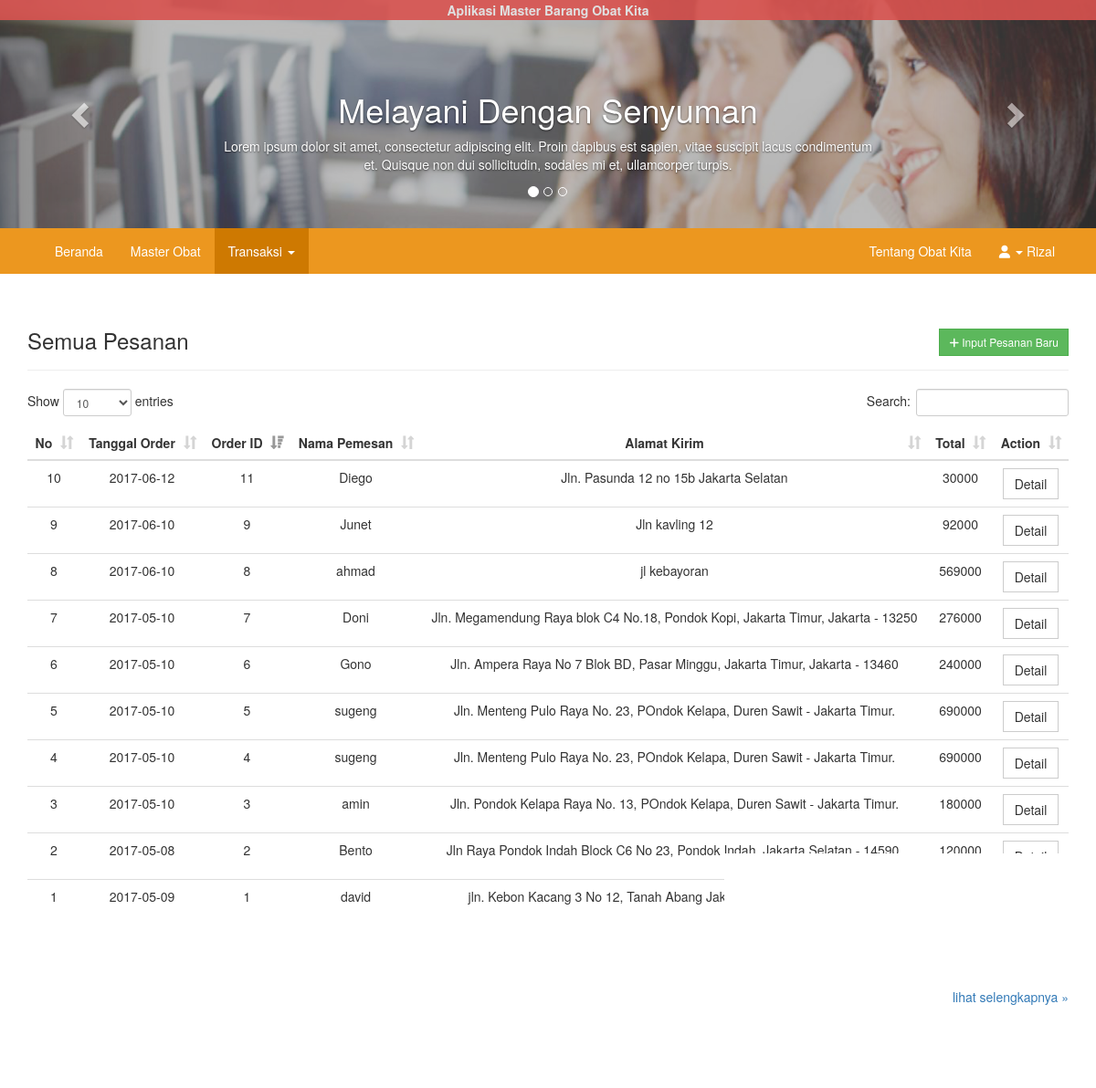
Page /transaksi/daftarpesanan.php (signed in) on the committed database.
### tables this page shows
CREATE TABLE `orders` (
  `order_id` int(11) NOT NULL,
  `order_StatBayar` int(1) NOT NULL,
  `order_tanggal` date DEFAULT NULL,
  `order_qty` int(11) NOT NULL,
  `cus_id` int(11) DEFAULT NULL,
  `obat_id` int(11) DEFAULT NULL
);

CREATE TABLE `customer` (
  `cus_id` int(11) NOT NULL,
  `cus_nama` varchar(255) NOT NULL,
  `cus_alamat` text NOT NULL
);

CREATE TABLE `obat` (
  `obat_id` int(11) NOT NULL,
  `obat_nama` varchar(255) NOT NULL,
  `obat_qty` int(4) NOT NULL,
  `obat_harga` int(11) NOT NULL
);

### transaksi/daftarpesanan.php (the view, shortened to what this page needs)
<?php
	include_once("./../services/config.php");
?>
<!DOCTYPE HTML>
<html>
<head>
	<link rel="stylesheet" href="./../assets/css/bootstrap.min.css">
	<link rel="stylesheet" href="./../assets/css/font-awesome.css">
	<link rel="stylesheet" href="./../assets/css/jquery.dataTables.min.css">
	<link rel="stylesheet" href="./../assets/css/style.css">
</head>
<body>
<div id="wrapper">
	<?php
		include './../include/headerlv2.php';
		include './../include/navlv2.php';
	?>
	<main>
		<div class="container">
			<div class="bayar">
				<div class="tambahkan pull-right">
					<a href="inputpesanan.php" class="btn btn-sm btn-success flat"><i class="fa fa-plus"></i> Input Pesanan Baru</a><br><br>
				</div>
				<div class="page-header">
					<h3>Semua Pesanan</h3>
				</div>
				<div class="table table-responsive">
					<table id="SemuaPesanan" class="table text-center">
						<thead>
						<tr>
							<th>No</th>
							<th>Tanggal Order</th>
							<th>Order ID</th>
							<th>Nama Pemesan</th>
							<th>Alamat Kirim</th>
							<th>Total</th>
							<th>Action</th>
						</tr>
						</thead>
						<tbody>
							<?php
								$sql = 'SELECT *
										FROM orders
										INNER JOIN customer
											ON orders.cus_id = customer.cus_id
										INNER JOIN obat
											ON orders.obat_id = obat.obat_id';
								$hasil = mysqli_query($koneksi, $sql);
								$i = 1;
								while ($data = $hasil->fetch_array()) {
									$harga = $data['obat_harga'];
									$qty = $data['order_qty'];
									$total = ($harga * $qty);
									echo "<tr>";
									echo "<td>".$i++."</td>";
									echo "<td>".$data['order_tanggal']."</td>";
									echo "<td>".$data['order_id']."</td>";
									echo "<td>".$data['cus_nama']."</td>";
									echo "<td>".$data['cus_alamat']."</td>";
									echo "<td>".$total."</td>";
									echo "<td>
											<a href=\"./../detailorder.php?id=$data[order_id]\" class=\"btn btn-default flat\">Detail</a>
										</td>";
									echo "</tr>";
								}
							?>
						</tbody>
					</table>
				</div>
				<a href="#" class="pull-right">lihat selengkapnya &raquo;</a>
			</div>
		</div>
	</main>
	<footer>
		<div class="container">
			<p>Copyright <i class="fa fa-copyright"> S6J Mahasiswa Unindra, Kelompok 4 - 2017 | All Right Reserved</i></p>
		</div>
	</footer>
</div>
</body>
</html>

### assets/css/style.css (style rules this page uses)
* { margin:0; padding:0; }
.flat { border-radius:0 !important; }
.table > thead > tr > th { text-align:center; }
main { min-height:600px; }
footer { background-color:#ec971f; margin-top:40px; }
footer > .container > p { color:#eee; padding:10px; text-align:center; }

### rows in the picture
orders: order_tanggal "2017-05-09", order_id "1", cus.cus_nama "david", cus.cus_alamat "jln. Kebon Kacang 3 No 12, Tanah Abang Jakarta Pusat, Jakarta - 13460"
orders: order_tanggal "2017-05-08", order_id "2", cus.cus_nama "Bento", cus.cus_alamat "Jln Raya Pondok Indah Block C6 No 23, Pondok Indah, Jakarta Selatan - 14590.", total "120000"
orders: order_tanggal "2017-05-10", order_id "3", cus.cus_nama "amin", cus.cus_alamat "Jln. Pondok Kelapa Raya No. 13, POndok Kelapa, Duren Sawit - Jakarta Timur.", total "180000"
orders: order_tanggal "2017-05-10", order_id "4", cus.cus_nama "sugeng", cus.cus_alamat "Jln. Menteng Pulo Raya No. 23, POndok Kelapa, Duren Sawit - Jakarta Timur.", total "690000"
orders: order_tanggal "2017-05-10", order_id "5", cus.cus_nama "sugeng", cus.cus_alamat "Jln. Menteng Pulo Raya No. 23, POndok Kelapa, Duren Sawit - Jakarta Timur.", total "690000"
orders: order_tanggal "2017-05-10", order_id "6", cus.cus_nama "Gono", cus.cus_alamat "Jln. Ampera Raya No 7 Blok BD, Pasar Minggu, Jakarta Timur, Jakarta - 13460", total "240000"
orders: order_tanggal "2017-05-10", order_id "7", cus.cus_nama "Doni", cus.cus_alamat "Jln. Megamendung Raya blok C4 No.18, Pondok Kopi, Jakarta Timur, Jakarta - 13250", total "276000"
orders: order_tanggal "2017-06-10", order_id "8", cus.cus_nama "ahmad", cus.cus_alamat "jl kebayoran", total "569000"
orders: order_tanggal "2017-06-10", order_id "9", cus.cus_nama "Junet", cus.cus_alamat "Jln kavling 12", total "92000"
orders: order_tanggal "2017-06-12", order_id "11", cus.cus_nama "Diego", cus.cus_alamat "Jln. Pasunda 12 no 15b Jakarta Selatan", total "30000"

### other values in the picture
$_SESSION['user_nama'] "Rizal"
